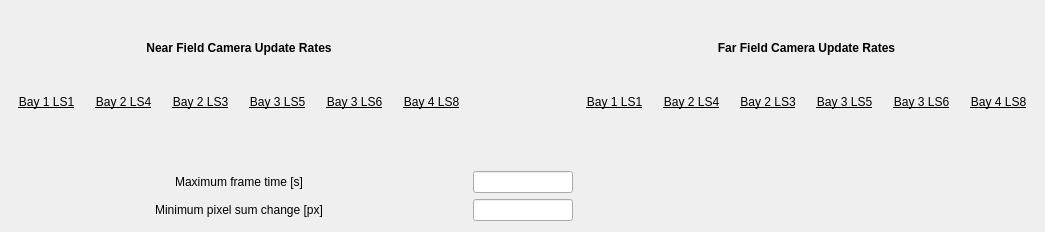
<?xml version="1.0" encoding="UTF-8"?>
<ui version="4.0">
 <class>Form</class>
 <widget class="QWidget" name="Form">
  <property name="geometry">
   <rect>
    <x>0</x>
    <y>0</y>
    <width>1045</width>
    <height>232</height>
   </rect>
  </property>
  <property name="sizePolicy">
   <sizepolicy hsizetype="Minimum" vsizetype="Preferred">
    <horstretch>0</horstretch>
    <verstretch>0</verstretch>
   </sizepolicy>
  </property>
  <property name="minimumSize">
   <size>
    <width>1000</width>
    <height>0</height>
   </size>
  </property>
  <property name="windowTitle">
   <string>Form</string>
  </property>
  <layout class="QVBoxLayout" name="verticalLayout">
   <item>
    <layout class="QGridLayout" name="gridLayout_3">
     <item row="2" column="2">
      <widget class="PyDMLineEdit" name="PyDMLineEdit">
       <property name="maximumSize">
        <size>
         <width>100</width>
         <height>16777215</height>
        </size>
       </property>
       <property name="toolTip">
        <string/>
       </property>
       <property name="channel">
        <string>ca://LTLHN:BTPS:Config:MaxFrameTime</string>
       </property>
      </widget>
     </item>
     <item row="3" column="3">
      <widget class="PyDMLabel" name="PyDMLabel_9">
       <property name="toolTip">
        <string/>
       </property>
       <property name="alignment">
        <set>Qt::AlignCenter</set>
       </property>
       <property name="precision">
        <number>3</number>
       </property>
       <property name="showUnits">
        <bool>false</bool>
       </property>
       <property name="precisionFromPV">
        <bool>true</bool>
       </property>
       <property name="alarmSensitiveContent">
        <bool>false</bool>
       </property>
       <property name="alarmSensitiveBorder">
        <bool>true</bool>
       </property>
       <property name="channel">
        <string>ca://LTLHN:BTPS:Config:MinPixelChange_RBV</string>
       </property>
      </widget>
     </item>
     <item row="3" column="2">
      <widget class="PyDMLineEdit" name="PyDMLineEdit_3">
       <property name="maximumSize">
        <size>
         <width>100</width>
         <height>16777215</height>
        </size>
       </property>
       <property name="toolTip">
        <string/>
       </property>
       <property name="precision">
        <number>3</number>
       </property>
       <property name="showUnits">
        <bool>false</bool>
       </property>
       <property name="precisionFromPV">
        <bool>true</bool>
       </property>
       <property name="alarmSensitiveContent">
        <bool>false</bool>
       </property>
       <property name="alarmSensitiveBorder">
        <bool>true</bool>
       </property>
       <property name="channel">
        <string>ca://LTLHN:BTPS:Config:MinPixelChange</string>
       </property>
      </widget>
     </item>
     <item row="0" column="3">
      <widget class="QLabel" name="label_12">
       <property name="font">
        <font>
         <weight>75</weight>
         <bold>true</bold>
        </font>
       </property>
       <property name="text">
        <string>Far Field Camera Update Rates</string>
       </property>
       <property name="alignment">
        <set>Qt::AlignCenter</set>
       </property>
      </widget>
     </item>
     <item row="1" column="3">
      <layout class="QGridLayout" name="gridLayout_2">
       <item row="0" column="6">
        <widget class="QLabel" name="label_11">
         <property name="font">
          <font>
           <underline>true</underline>
          </font>
         </property>
         <property name="text">
          <string>Bay 4 LS8</string>
         </property>
         <property name="alignment">
          <set>Qt::AlignCenter</set>
         </property>
        </widget>
       </item>
       <item row="2" column="1">
        <widget class="PyDMByteIndicator" name="PyDMByteIndicator_5">
         <property name="toolTip">
          <string/>
         </property>
         <property name="channel">
          <string>ca://LTLHN:BTPS:Chk:LS1:FF:IsUpdating_RBV</string>
         </property>
         <property name="showLabels">
          <bool>false</bool>
         </property>
         <property name="circles">
          <bool>true</bool>
         </property>
        </widget>
       </item>
       <item row="0" column="1">
        <widget class="QLabel" name="label_9">
         <property name="font">
          <font>
           <underline>true</underline>
          </font>
         </property>
         <property name="text">
          <string>Bay 1 LS1</string>
         </property>
         <property name="alignment">
          <set>Qt::AlignCenter</set>
         </property>
        </widget>
       </item>
       <item row="0" column="4">
        <widget class="QLabel" name="label_8">
         <property name="font">
          <font>
           <underline>true</underline>
          </font>
         </property>
         <property name="text">
          <string>Bay 3 LS5</string>
         </property>
         <property name="alignment">
          <set>Qt::AlignCenter</set>
         </property>
        </widget>
       </item>
       <item row="2" column="4">
        <widget class="PyDMByteIndicator" name="PyDMByteIndicator_4">
         <property name="toolTip">
          <string/>
         </property>
         <property name="channel">
          <string>ca://LTLHN:BTPS:Chk:LS5:FF:IsUpdating_RBV</string>
         </property>
         <property name="showLabels">
          <bool>false</bool>
         </property>
         <property name="circles">
          <bool>true</bool>
         </property>
        </widget>
       </item>
       <item row="1" column="6">
        <widget class="PyDMLabel" name="PyDMLabel_8">
         <property name="toolTip">
          <string/>
         </property>
         <property name="alignment">
          <set>Qt::AlignCenter</set>
         </property>
         <property name="channel">
          <string>ca://LTLHN:BTPS:Chk:LS8:FF:FrameTime_RBV</string>
         </property>
        </widget>
       </item>
       <item row="1" column="4">
        <widget class="PyDMLabel" name="PyDMLabel_7">
         <property name="toolTip">
          <string/>
         </property>
         <property name="alignment">
          <set>Qt::AlignCenter</set>
         </property>
         <property name="channel">
          <string>ca://LTLHN:BTPS:Chk:LS5:FF:FrameTime_RBV</string>
         </property>
        </widget>
       </item>
       <item row="2" column="3">
        <widget class="PyDMByteIndicator" name="PyDMByteIndicator_10">
         <property name="toolTip">
          <string/>
         </property>
         <property name="alarmSensitiveContent">
          <bool>false</bool>
         </property>
         <property name="alarmSensitiveBorder">
          <bool>true</bool>
         </property>
         <property name="PyDMToolTip">
          <string/>
         </property>
         <property name="channel">
          <string>ca://LTLHN:BTPS:Chk:LS3:FF:IsUpdating_RBV</string>
         </property>
         <property name="showLabels">
          <bool>false</bool>
         </property>
         <property name="bigEndian">
          <bool>false</bool>
         </property>
         <property name="circles">
          <bool>true</bool>
         </property>
         <property name="numBits">
          <number>1</number>
         </property>
         <property name="shift">
          <number>0</number>
         </property>
         <property name="labels">
          <stringlist>
           <string>Bit 0</string>
          </stringlist>
         </property>
        </widget>
       </item>
       <item row="2" column="2">
        <widget class="PyDMByteIndicator" name="PyDMByteIndicator_8">
         <property name="toolTip">
          <string/>
         </property>
         <property name="alarmSensitiveContent">
          <bool>false</bool>
         </property>
         <property name="alarmSensitiveBorder">
          <bool>true</bool>
         </property>
         <property name="PyDMToolTip">
          <string/>
         </property>
         <property name="channel">
          <string>ca://LTLHN:BTPS:Chk:LS4:FF:IsUpdating_RBV</string>
         </property>
         <property name="showLabels">
          <bool>false</bool>
         </property>
         <property name="bigEndian">
          <bool>false</bool>
         </property>
         <property name="circles">
          <bool>true</bool>
         </property>
         <property name="numBits">
          <number>1</number>
         </property>
         <property name="shift">
          <number>0</number>
         </property>
         <property name="labels">
          <stringlist>
           <string>Bit 0</string>
          </stringlist>
         </property>
        </widget>
       </item>
       <item row="1" column="3">
        <widget class="PyDMLabel" name="PyDMLabel_12">
         <property name="toolTip">
          <string/>
         </property>
         <property name="alignment">
          <set>Qt::AlignCenter</set>
         </property>
         <property name="precision">
          <number>3</number>
         </property>
         <property name="showUnits">
          <bool>false</bool>
         </property>
         <property name="precisionFromPV">
          <bool>true</bool>
         </property>
         <property name="alarmSensitiveContent">
          <bool>false</bool>
         </property>
         <property name="alarmSensitiveBorder">
          <bool>true</bool>
         </property>
         <property name="PyDMToolTip">
          <string/>
         </property>
         <property name="channel">
          <string>ca://LTLHN:BTPS:Chk:LS3:FF:FrameTime_RBV</string>
         </property>
         <property name="enableRichText">
          <bool>false</bool>
         </property>
        </widget>
       </item>
       <item row="2" column="6">
        <widget class="PyDMByteIndicator" name="PyDMByteIndicator_6">
         <property name="toolTip">
          <string/>
         </property>
         <property name="channel">
          <string>ca://LTLHN:BTPS:Chk:LS8:FF:IsUpdating_RBV</string>
         </property>
         <property name="showLabels">
          <bool>false</bool>
         </property>
         <property name="circles">
          <bool>true</bool>
         </property>
        </widget>
       </item>
       <item row="0" column="3">
        <widget class="QLabel" name="label_14">
         <property name="font">
          <font>
           <underline>true</underline>
          </font>
         </property>
         <property name="text">
          <string>Bay 2 LS3</string>
         </property>
         <property name="alignment">
          <set>Qt::AlignCenter</set>
         </property>
        </widget>
       </item>
       <item row="0" column="2">
        <widget class="QLabel" name="label_10">
         <property name="font">
          <font>
           <underline>true</underline>
          </font>
         </property>
         <property name="text">
          <string>Bay 2 LS4</string>
         </property>
         <property name="alignment">
          <set>Qt::AlignCenter</set>
         </property>
        </widget>
       </item>
       <item row="1" column="1">
        <widget class="PyDMLabel" name="PyDMLabel_6">
         <property name="toolTip">
          <string/>
         </property>
         <property name="alignment">
          <set>Qt::AlignCenter</set>
         </property>
         <property name="channel">
          <string>ca://LTLHN:BTPS:Chk:LS1:FF:FrameTime_RBV</string>
         </property>
        </widget>
       </item>
       <item row="1" column="2">
        <widget class="PyDMLabel" name="PyDMLabel_10">
         <property name="toolTip">
          <string/>
         </property>
         <property name="alignment">
          <set>Qt::AlignCenter</set>
         </property>
         <property name="precision">
          <number>3</number>
         </property>
         <property name="showUnits">
          <bool>false</bool>
         </property>
         <property name="precisionFromPV">
          <bool>true</bool>
         </property>
         <property name="alarmSensitiveContent">
          <bool>false</bool>
         </property>
         <property name="alarmSensitiveBorder">
          <bool>true</bool>
         </property>
         <property name="PyDMToolTip">
          <string/>
         </property>
         <property name="channel">
          <string>ca://LTLHN:BTPS:Chk:LS4:FF:FrameTime_RBV</string>
         </property>
         <property name="enableRichText">
          <bool>false</bool>
         </property>
        </widget>
       </item>
       <item row="2" column="5">
        <widget class="PyDMByteIndicator" name="PyDMByteIndicator_12">
         <property name="toolTip">
          <string/>
         </property>
         <property name="alarmSensitiveContent">
          <bool>false</bool>
         </property>
         <property name="alarmSensitiveBorder">
          <bool>true</bool>
         </property>
         <property name="PyDMToolTip">
          <string/>
         </property>
         <property name="channel">
          <string>ca://LTLHN:BTPS:Chk:LS6:FF:IsUpdating_RBV</string>
         </property>
         <property name="showLabels">
          <bool>false</bool>
         </property>
         <property name="bigEndian">
          <bool>false</bool>
         </property>
         <property name="circles">
          <bool>true</bool>
         </property>
         <property name="numBits">
          <number>1</number>
         </property>
         <property name="shift">
          <number>0</number>
         </property>
         <property name="labels">
          <stringlist>
           <string>Bit 0</string>
          </stringlist>
         </property>
        </widget>
       </item>
       <item row="1" column="5">
        <widget class="PyDMLabel" name="PyDMLabel_14">
         <property name="toolTip">
          <string/>
         </property>
         <property name="alignment">
          <set>Qt::AlignCenter</set>
         </property>
         <property name="precision">
          <number>3</number>
         </property>
         <property name="showUnits">
          <bool>false</bool>
         </property>
         <property name="precisionFromPV">
          <bool>true</bool>
         </property>
         <property name="alarmSensitiveContent">
          <bool>false</bool>
         </property>
         <property name="alarmSensitiveBorder">
          <bool>true</bool>
         </property>
         <property name="PyDMToolTip">
          <string/>
         </property>
         <property name="channel">
          <string>ca://LTLHN:BTPS:Chk:LS6:FF:FrameTime_RBV</string>
         </property>
         <property name="enableRichText">
          <bool>false</bool>
         </property>
        </widget>
       </item>
       <item row="0" column="5">
        <widget class="QLabel" name="label_16">
         <property name="font">
          <font>
           <underline>true</underline>
          </font>
         </property>
         <property name="text">
          <string>Bay 3 LS6</string>
         </property>
         <property name="alignment">
          <set>Qt::AlignCenter</set>
         </property>
        </widget>
       </item>
      </layout>
     </item>
     <item row="3" column="0">
      <widget class="QLabel" name="label_2">
       <property name="toolTip">
        <string>&lt;html&gt;&lt;head/&gt;&lt;body&gt;&lt;p&gt;If the stats plugin centroid doesn't change at least by this number of pixels, consider the data invalid.&lt;/p&gt;&lt;/body&gt;&lt;/html&gt;</string>
       </property>
       <property name="text">
        <string>Minimum pixel sum change [px]</string>
       </property>
       <property name="alignment">
        <set>Qt::AlignCenter</set>
       </property>
      </widget>
     </item>
     <item row="2" column="0">
      <widget class="QLabel" name="label">
       <property name="toolTip">
        <string>If camera plugins don't update this fast, their data will be considered invalid/stale.</string>
       </property>
       <property name="text">
        <string>Maximum frame time [s]</string>
       </property>
       <property name="alignment">
        <set>Qt::AlignCenter</set>
       </property>
      </widget>
     </item>
     <item row="2" column="3">
      <widget class="PyDMLabel" name="PyDMLabel">
       <property name="toolTip">
        <string/>
       </property>
       <property name="alignment">
        <set>Qt::AlignCenter</set>
       </property>
       <property name="channel">
        <string>ca://LTLHN:BTPS:Config:MaxFrameTime_RBV</string>
       </property>
      </widget>
     </item>
     <item row="0" column="0">
      <widget class="QLabel" name="label_3">
       <property name="font">
        <font>
         <weight>75</weight>
         <bold>true</bold>
        </font>
       </property>
       <property name="text">
        <string>Near Field Camera Update Rates</string>
       </property>
       <property name="alignment">
        <set>Qt::AlignCenter</set>
       </property>
      </widget>
     </item>
     <item row="1" column="2">
      <layout class="QVBoxLayout" name="verticalLayout_2">
       <property name="leftMargin">
        <number>0</number>
       </property>
       <property name="rightMargin">
        <number>0</number>
       </property>
      </layout>
     </item>
     <item row="1" column="0">
      <layout class="QGridLayout" name="gridLayout">
       <item row="2" column="5">
        <widget class="PyDMByteIndicator" name="PyDMByteIndicator_3">
         <property name="toolTip">
          <string/>
         </property>
         <property name="channel">
          <string>ca://LTLHN:BTPS:Chk:LS8:NF:IsUpdating_RBV</string>
         </property>
         <property name="showLabels">
          <bool>false</bool>
         </property>
         <property name="circles">
          <bool>true</bool>
         </property>
        </widget>
       </item>
       <item row="1" column="1">
        <widget class="PyDMLabel" name="PyDMLabel_2">
         <property name="toolTip">
          <string/>
         </property>
         <property name="alignment">
          <set>Qt::AlignCenter</set>
         </property>
         <property name="precision">
          <number>3</number>
         </property>
         <property name="showUnits">
          <bool>false</bool>
         </property>
         <property name="precisionFromPV">
          <bool>true</bool>
         </property>
         <property name="alarmSensitiveContent">
          <bool>false</bool>
         </property>
         <property name="alarmSensitiveBorder">
          <bool>true</bool>
         </property>
         <property name="PyDMToolTip">
          <string/>
         </property>
         <property name="channel">
          <string>ca://LTLHN:BTPS:Chk:LS4:NF:FrameTime_RBV</string>
         </property>
         <property name="enableRichText">
          <bool>false</bool>
         </property>
        </widget>
       </item>
       <item row="2" column="1">
        <widget class="PyDMByteIndicator" name="PyDMByteIndicator_7">
         <property name="toolTip">
          <string/>
         </property>
         <property name="alarmSensitiveContent">
          <bool>false</bool>
         </property>
         <property name="alarmSensitiveBorder">
          <bool>true</bool>
         </property>
         <property name="PyDMToolTip">
          <string/>
         </property>
         <property name="channel">
          <string>ca://LTLHN:BTPS:Chk:LS4:NF:IsUpdating_RBV</string>
         </property>
         <property name="showLabels">
          <bool>false</bool>
         </property>
         <property name="bigEndian">
          <bool>false</bool>
         </property>
         <property name="circles">
          <bool>true</bool>
         </property>
         <property name="numBits">
          <number>1</number>
         </property>
         <property name="shift">
          <number>0</number>
         </property>
         <property name="labels">
          <stringlist>
           <string>Bit 0</string>
          </stringlist>
         </property>
        </widget>
       </item>
       <item row="1" column="5">
        <widget class="PyDMLabel" name="PyDMLabel_5">
         <property name="toolTip">
          <string/>
         </property>
         <property name="alignment">
          <set>Qt::AlignCenter</set>
         </property>
         <property name="channel">
          <string>ca://LTLHN:BTPS:Chk:LS8:NF:FrameTime_RBV</string>
         </property>
        </widget>
       </item>
       <item row="0" column="5">
        <widget class="QLabel" name="label_7">
         <property name="font">
          <font>
           <underline>true</underline>
          </font>
         </property>
         <property name="text">
          <string>Bay 4 LS8</string>
         </property>
         <property name="alignment">
          <set>Qt::AlignCenter</set>
         </property>
        </widget>
       </item>
       <item row="1" column="0">
        <widget class="PyDMLabel" name="PyDMLabel_3">
         <property name="toolTip">
          <string/>
         </property>
         <property name="alignment">
          <set>Qt::AlignCenter</set>
         </property>
         <property name="channel">
          <string>ca://LTLHN:BTPS:Chk:LS1:NF:FrameTime_RBV</string>
         </property>
        </widget>
       </item>
       <item row="0" column="3">
        <widget class="QLabel" name="label_5">
         <property name="font">
          <font>
           <underline>true</underline>
          </font>
         </property>
         <property name="text">
          <string>Bay 3 LS5</string>
         </property>
         <property name="alignment">
          <set>Qt::AlignCenter</set>
         </property>
        </widget>
       </item>
       <item row="0" column="2">
        <widget class="QLabel" name="label_13">
         <property name="font">
          <font>
           <underline>true</underline>
          </font>
         </property>
         <property name="text">
          <string>Bay 2 LS3</string>
         </property>
         <property name="alignment">
          <set>Qt::AlignCenter</set>
         </property>
        </widget>
       </item>
       <item row="0" column="1">
        <widget class="QLabel" name="label_6">
         <property name="font">
          <font>
           <underline>true</underline>
          </font>
         </property>
         <property name="text">
          <string>Bay 2 LS4</string>
         </property>
         <property name="alignment">
          <set>Qt::AlignCenter</set>
         </property>
        </widget>
       </item>
       <item row="2" column="3">
        <widget class="PyDMByteIndicator" name="PyDMByteIndicator_2">
         <property name="toolTip">
          <string/>
         </property>
         <property name="channel">
          <string>ca://LTLHN:BTPS:Chk:LS5:NF:IsUpdating_RBV</string>
         </property>
         <property name="showLabels">
          <bool>false</bool>
         </property>
         <property name="circles">
          <bool>true</bool>
         </property>
        </widget>
       </item>
       <item row="1" column="2">
        <widget class="PyDMLabel" name="PyDMLabel_11">
         <property name="toolTip">
          <string/>
         </property>
         <property name="alignment">
          <set>Qt::AlignCenter</set>
         </property>
         <property name="precision">
          <number>3</number>
         </property>
         <property name="showUnits">
          <bool>false</bool>
         </property>
         <property name="precisionFromPV">
          <bool>true</bool>
         </property>
         <property name="alarmSensitiveContent">
          <bool>false</bool>
         </property>
         <property name="alarmSensitiveBorder">
          <bool>true</bool>
         </property>
         <property name="PyDMToolTip">
          <string/>
         </property>
         <property name="channel">
          <string>ca://LTLHN:BTPS:Chk:LS3:NF:FrameTime_RBV</string>
         </property>
         <property name="enableRichText">
          <bool>false</bool>
         </property>
        </widget>
       </item>
       <item row="2" column="0">
        <widget class="PyDMByteIndicator" name="PyDMByteIndicator">
         <property name="toolTip">
          <string/>
         </property>
         <property name="channel">
          <string>ca://LTLHN:BTPS:Chk:LS1:NF:IsUpdating_RBV</string>
         </property>
         <property name="showLabels">
          <bool>false</bool>
         </property>
         <property name="circles">
          <bool>true</bool>
         </property>
        </widget>
       </item>
       <item row="0" column="0">
        <widget class="QLabel" name="label_4">
         <property name="font">
          <font>
           <underline>true</underline>
          </font>
         </property>
         <property name="text">
          <string>Bay 1 LS1</string>
         </property>
         <property name="alignment">
          <set>Qt::AlignCenter</set>
         </property>
        </widget>
       </item>
       <item row="1" column="3">
        <widget class="PyDMLabel" name="PyDMLabel_4">
         <property name="toolTip">
          <string/>
         </property>
         <property name="alignment">
          <set>Qt::AlignCenter</set>
         </property>
         <property name="channel">
          <string>ca://LTLHN:BTPS:Chk:LS5:NF:FrameTime_RBV</string>
         </property>
        </widget>
       </item>
       <item row="2" column="2">
        <widget class="PyDMByteIndicator" name="PyDMByteIndicator_9">
         <property name="toolTip">
          <string/>
         </property>
         <property name="alarmSensitiveContent">
          <bool>false</bool>
         </property>
         <property name="alarmSensitiveBorder">
          <bool>true</bool>
         </property>
         <property name="PyDMToolTip">
          <string/>
         </property>
         <property name="channel">
          <string>ca://LTLHN:BTPS:Chk:LS3:NF:IsUpdating_RBV</string>
         </property>
         <property name="showLabels">
          <bool>false</bool>
         </property>
         <property name="bigEndian">
          <bool>false</bool>
         </property>
         <property name="circles">
          <bool>true</bool>
         </property>
         <property name="numBits">
          <number>1</number>
         </property>
         <property name="shift">
          <number>0</number>
         </property>
         <property name="labels">
          <stringlist>
           <string>Bit 0</string>
          </stringlist>
         </property>
        </widget>
       </item>
       <item row="1" column="4">
        <widget class="PyDMLabel" name="PyDMLabel_13">
         <property name="toolTip">
          <string/>
         </property>
         <property name="alignment">
          <set>Qt::AlignCenter</set>
         </property>
         <property name="precision">
          <number>3</number>
         </property>
         <property name="showUnits">
          <bool>false</bool>
         </property>
         <property name="precisionFromPV">
          <bool>true</bool>
         </property>
         <property name="alarmSensitiveContent">
          <bool>false</bool>
         </property>
         <property name="alarmSensitiveBorder">
          <bool>true</bool>
         </property>
         <property name="PyDMToolTip">
          <string/>
         </property>
         <property name="channel">
          <string>ca://LTLHN:BTPS:Chk:LS6:NF:FrameTime_RBV</string>
         </property>
         <property name="enableRichText">
          <bool>false</bool>
         </property>
        </widget>
       </item>
       <item row="0" column="4">
        <widget class="QLabel" name="label_15">
         <property name="font">
          <font>
           <underline>true</underline>
          </font>
         </property>
         <property name="text">
          <string>Bay 3 LS6</string>
         </property>
         <property name="alignment">
          <set>Qt::AlignCenter</set>
         </property>
        </widget>
       </item>
       <item row="2" column="4">
        <widget class="PyDMByteIndicator" name="PyDMByteIndicator_11">
         <property name="toolTip">
          <string/>
         </property>
         <property name="alarmSensitiveContent">
          <bool>false</bool>
         </property>
         <property name="alarmSensitiveBorder">
          <bool>true</bool>
         </property>
         <property name="PyDMToolTip">
          <string/>
         </property>
         <property name="channel">
          <string>ca://LTLHN:BTPS:Chk:LS6:NF:IsUpdating_RBV</string>
         </property>
         <property name="showLabels">
          <bool>false</bool>
         </property>
         <property name="bigEndian">
          <bool>false</bool>
         </property>
         <property name="circles">
          <bool>true</bool>
         </property>
         <property name="numBits">
          <number>1</number>
         </property>
         <property name="shift">
          <number>0</number>
         </property>
         <property name="labels">
          <stringlist>
           <string>Bit 0</string>
          </stringlist>
         </property>
        </widget>
       </item>
      </layout>
     </item>
    </layout>
   </item>
  </layout>
 </widget>
 <customwidgets>
  <customwidget>
   <class>PyDMLabel</class>
   <extends>QLabel</extends>
   <header>pydm.widgets.label</header>
  </customwidget>
  <customwidget>
   <class>PyDMByteIndicator</class>
   <extends>QWidget</extends>
   <header>pydm.widgets.byte</header>
  </customwidget>
  <customwidget>
   <class>PyDMLineEdit</class>
   <extends>QLineEdit</extends>
   <header>pydm.widgets.line_edit</header>
  </customwidget>
 </customwidgets>
 <resources/>
 <connections/>
</ui>
